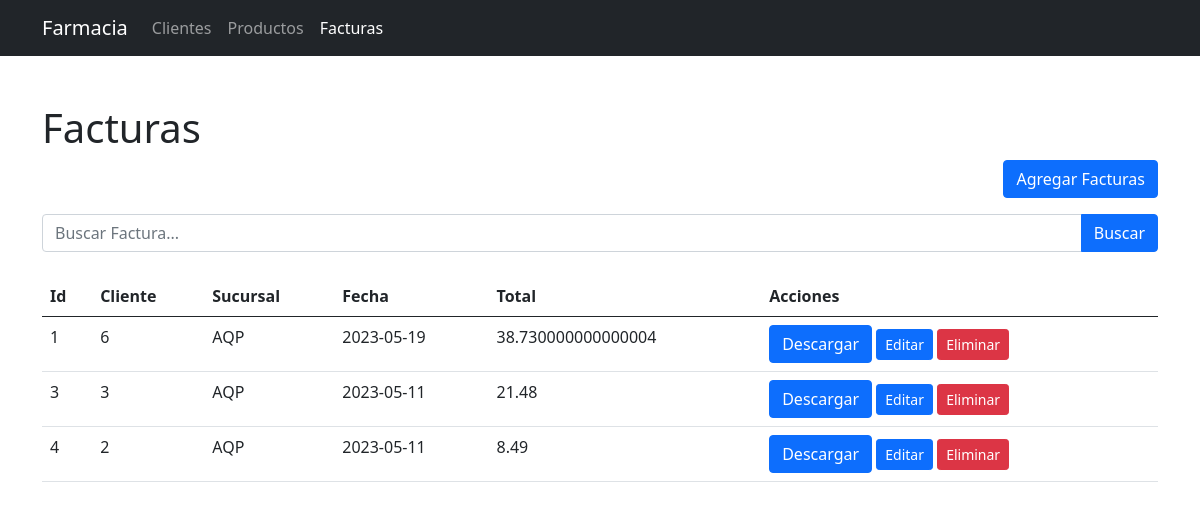
/facturas, run on an earlier commit of the app's database.
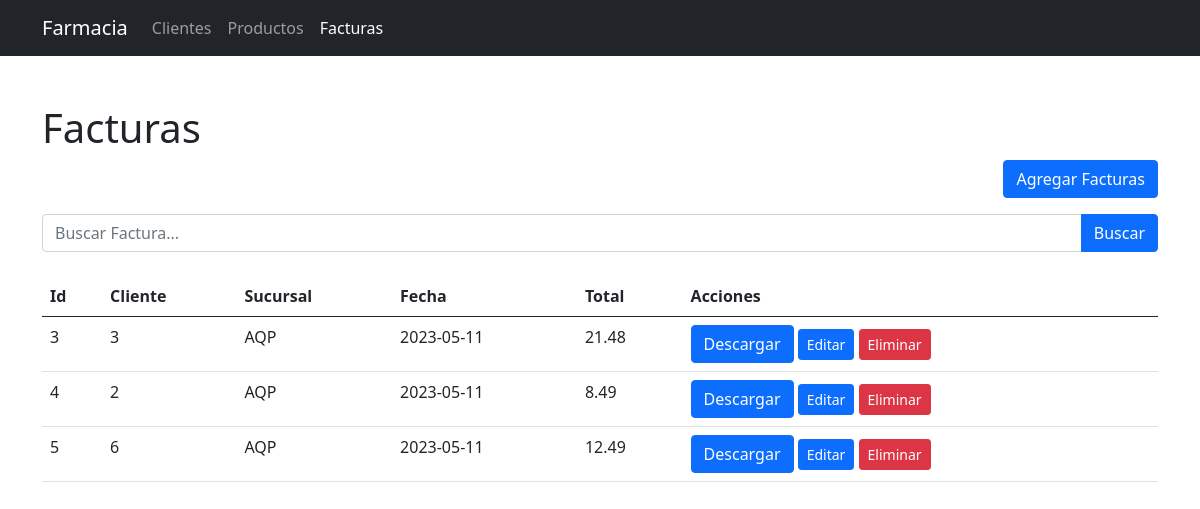
And on a later commit of the database.
### tables this page shows
CREATE TABLE facturas (
        id INTEGER PRIMARY KEY AUTOINCREMENT,
        cliente_id INTEGER NOT NULL,
        sucursal TEXT NOT NULL,
        fecha TEXT NOT NULL,
        total REAL NOT NULL,
        FOREIGN KEY (cliente_id) REFERENCES clientes (id)
    );

### app.py (the view)
@app.route('/facturas')
def facturas():
    facturas = obtener_facturas()  # Función para obtener las facturas desde la base de datos
    return render_template('facturas.html', active='facturas', facturas=facturas)

### app.py (called while the page is built)
def obtener_facturas():
    conn = sqlite3.connect('farmacia.db')
    cursor = conn.cursor()
    cursor.execute('SELECT * FROM facturas')
    facturas = cursor.fetchall()
    conn.close()
    return facturas

### templates/facturas.html (shortened to what this page needs)
{% extends "base.html" %}
{% block content %}
    <h1 class="mt-5">Facturas</h1>
    <div class="d-flex justify-content-end mb-3">
        <a href="/agregar_factura" class="btn btn-primary">Agregar Facturas</a>
    </div>
    <form action="/buscar_factura" method="POST" class="mb-3">
        <div class="input-group">
            <input type="text" class="form-control" name="busqueda" placeholder="Buscar Factura...">
            <button type="submit" class="btn btn-primary">Buscar</button>
        </div>
    </form>
    <table class="table mt-4">
        <thead>
            <tr>
                <th>Id</th>
                <th>Cliente</th>
                <th>Sucursal</th>
                <th>Fecha</th>
                <th>Total</th>
                <th>Acciones</th>
            </tr>
        </thead>
        <tbody>
            {% for factura in facturas %}
            <tr>
                <td>{{ factura[0] }}</td>
                <td>{{ factura[1] }}</td>
                <td>{{ factura[2] }}</td>
                <td>{{ factura[3] }}</td>
                <td>{{ factura[4] }}</td>
                <td>
                    <a href="/generar_pdf/{{ factura[0] }}" class="btn btn-primary">Descargar</a>
                    <a href="/editar_factura/{{ factura[0] }}" class="btn btn-primary btn-sm">Editar</a>
                    <form action="/eliminar_factura/{{ factura[0] }}" method="post" style="display:inline">
                        <button type="submit" class="btn btn-danger btn-sm">Eliminar</button>
                    </form>
                </td>
            </tr>
            {% endfor %}
        </tbody>
    </table>
{% endblock %}

### templates/base.html (shortened to what this page needs)
<!DOCTYPE html>
<html lang="en">
<head>
    <link rel="stylesheet" href="https://cdn.jsdelivr.net/npm/bootstrap@5.1.0/dist/css/bootstrap.min.css">
</head>
<body>
    <nav class="navbar navbar-expand-lg navbar-dark bg-dark">
        <div class="container">
            <a class="navbar-brand" href="/">Farmacia</a>
            <div class="collapse navbar-collapse" id="navbarNav">
                <ul class="navbar-nav">
                    <li class="nav-item">
                        <a class="nav-link {% if active == 'clientes' %}active{% endif %}" href="/clientes">Clientes</a>
                    </li>
                    <li class="nav-item">
                        <a class="nav-link {% if active == 'productos' %}active{% endif %}" href="/productos">Productos</a>
                    </li>
                    <li class="nav-item">
                        <a class="nav-link {% if active == 'facturas' %}active{% endif %}" href="/facturas">Facturas</a>
                    </li>
                </ul>
            </div>
        </div>
    </nav>
    <div class="container">
        {% block content %}
        {% endblock %}
    </div>
</body>
</html>

What changed in the data, as far as the page shows it:
removed facturas: id "1", cliente "6", sucursal "AQP", fecha "2023-05-19", total "38.730000000000004"
added facturas: id "5", cliente "6", sucursal "AQP", fecha "2023-05-11", total "12.49"
